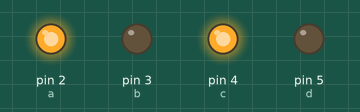
This sketch was run on a simulated Arduino Uno, built with avr-gcc and run on an emulated ATmega328P. Parts: output pins drawn as LEDs (lit = HIGH).

Above: at 1.5 s.
At 4.5 s:
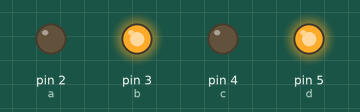
Timing chart, 0 to 7.8 s (numbered marks = the images above):
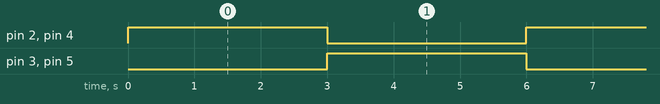

Measured:
- by itself, pin 2 (a), pin 3 (b), pin 4 (c), pin 5 (d): alternates HIGH for 3.0 s and LOW for 3.0 s

The sketch:

Bridge.ino
```cpp
int a = 2;
int b = 3;
int c = 4;
int d = 5;

void setup() {

  pinMode(a, OUTPUT);
  pinMode(b,OUTPUT);
  pinMode(c,OUTPUT);
  pinMode(d,OUTPUT);
}

void loop() {

  digitalWrite(a, HIGH);
  digitalWrite(b, LOW);
  digitalWrite(c, HIGH);
  digitalWrite(d, LOW);
  delay(3000);

  digitalWrite(a, LOW);
  digitalWrite(b, HIGH);
  digitalWrite(c,LOW);
  digitalWrite(d, HIGH);
  delay(3000);

}
```
